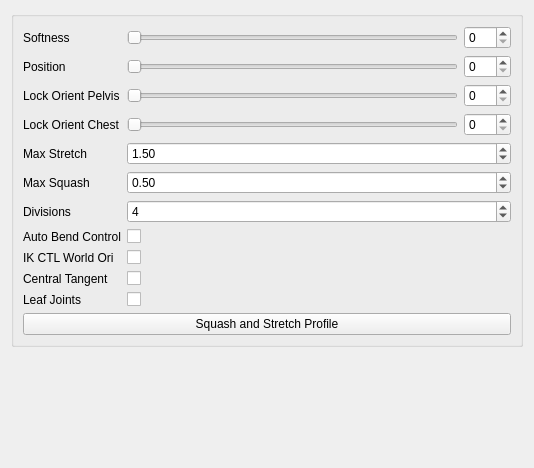
<?xml version="1.0" encoding="UTF-8"?>
<ui version="4.0">
 <class>Form</class>
 <widget class="QWidget" name="Form">
  <property name="geometry">
   <rect>
    <x>0</x>
    <y>0</y>
    <width>534</width>
    <height>468</height>
   </rect>
  </property>
  <property name="windowTitle">
   <string>Form</string>
  </property>
  <layout class="QGridLayout" name="gridLayout">
   <item row="0" column="0">
    <widget class="QGroupBox" name="groupBox">
     <property name="title">
      <string/>
     </property>
     <layout class="QFormLayout" name="formLayout">
      <item row="0" column="0">
       <widget class="QLabel" name="softness_label">
        <property name="text">
         <string>Softness</string>
        </property>
       </widget>
      </item>
      <item row="0" column="1">
       <layout class="QHBoxLayout" name="horizontalLayout_3">
        <item>
         <widget class="QSlider" name="softness_slider">
          <property name="minimumSize">
           <size>
            <width>0</width>
            <height>15</height>
           </size>
          </property>
          <property name="maximum">
           <number>100</number>
          </property>
          <property name="orientation">
           <enum>Qt::Horizontal</enum>
          </property>
         </widget>
        </item>
        <item>
         <widget class="QSpinBox" name="softness_spinBox">
          <property name="maximum">
           <number>100</number>
          </property>
         </widget>
        </item>
       </layout>
      </item>
      <item row="1" column="0">
       <widget class="QLabel" name="softness_label_2">
        <property name="text">
         <string>Position</string>
        </property>
       </widget>
      </item>
      <item row="1" column="1">
       <layout class="QHBoxLayout" name="horizontalLayout_4">
        <item>
         <widget class="QSlider" name="position_slider">
          <property name="minimumSize">
           <size>
            <width>0</width>
            <height>15</height>
           </size>
          </property>
          <property name="maximum">
           <number>100</number>
          </property>
          <property name="orientation">
           <enum>Qt::Horizontal</enum>
          </property>
         </widget>
        </item>
        <item>
         <widget class="QSpinBox" name="position_spinBox">
          <property name="maximum">
           <number>100</number>
          </property>
         </widget>
        </item>
       </layout>
      </item>
      <item row="2" column="0">
       <widget class="QLabel" name="softness_label_3">
        <property name="text">
         <string>Lock Orient Pelvis</string>
        </property>
       </widget>
      </item>
      <item row="2" column="1">
       <layout class="QHBoxLayout" name="horizontalLayout_5">
        <item>
         <widget class="QSlider" name="lockOri_pelvis_slider">
          <property name="minimumSize">
           <size>
            <width>0</width>
            <height>15</height>
           </size>
          </property>
          <property name="maximum">
           <number>100</number>
          </property>
          <property name="orientation">
           <enum>Qt::Horizontal</enum>
          </property>
         </widget>
        </item>
        <item>
         <widget class="QSpinBox" name="lockOri_pelvis_spinBox">
          <property name="maximum">
           <number>100</number>
          </property>
         </widget>
        </item>
       </layout>
      </item>
      <item row="3" column="0">
       <widget class="QLabel" name="softness_label_4">
        <property name="text">
         <string>Lock Orient Chest</string>
        </property>
       </widget>
      </item>
      <item row="3" column="1">
       <layout class="QHBoxLayout" name="horizontalLayout_6">
        <item>
         <widget class="QSlider" name="lockOri_chest_slider">
          <property name="minimumSize">
           <size>
            <width>0</width>
            <height>15</height>
           </size>
          </property>
          <property name="maximum">
           <number>100</number>
          </property>
          <property name="orientation">
           <enum>Qt::Horizontal</enum>
          </property>
         </widget>
        </item>
        <item>
         <widget class="QSpinBox" name="lockOri_chest_spinBox">
          <property name="maximum">
           <number>100</number>
          </property>
         </widget>
        </item>
       </layout>
      </item>
      <item row="4" column="0">
       <widget class="QLabel" name="maxStretch_label">
        <property name="sizePolicy">
         <sizepolicy hsizetype="MinimumExpanding" vsizetype="MinimumExpanding">
          <horstretch>0</horstretch>
          <verstretch>0</verstretch>
         </sizepolicy>
        </property>
        <property name="text">
         <string>Max Stretch</string>
        </property>
       </widget>
      </item>
      <item row="4" column="1">
       <widget class="QDoubleSpinBox" name="maxStretch_spinBox">
        <property name="sizePolicy">
         <sizepolicy hsizetype="MinimumExpanding" vsizetype="Fixed">
          <horstretch>0</horstretch>
          <verstretch>0</verstretch>
         </sizepolicy>
        </property>
        <property name="minimum">
         <double>1.000000000000000</double>
        </property>
        <property name="singleStep">
         <double>0.100000000000000</double>
        </property>
        <property name="value">
         <double>1.500000000000000</double>
        </property>
       </widget>
      </item>
      <item row="5" column="0">
       <widget class="QLabel" name="maxSquash_label">
        <property name="sizePolicy">
         <sizepolicy hsizetype="MinimumExpanding" vsizetype="MinimumExpanding">
          <horstretch>0</horstretch>
          <verstretch>0</verstretch>
         </sizepolicy>
        </property>
        <property name="text">
         <string>Max Squash</string>
        </property>
       </widget>
      </item>
      <item row="5" column="1">
       <widget class="QDoubleSpinBox" name="maxSquash_spinBox">
        <property name="sizePolicy">
         <sizepolicy hsizetype="MinimumExpanding" vsizetype="Fixed">
          <horstretch>0</horstretch>
          <verstretch>0</verstretch>
         </sizepolicy>
        </property>
        <property name="minimum">
         <double>0.100000000000000</double>
        </property>
        <property name="maximum">
         <double>1.000000000000000</double>
        </property>
        <property name="singleStep">
         <double>0.100000000000000</double>
        </property>
        <property name="value">
         <double>0.500000000000000</double>
        </property>
       </widget>
      </item>
      <item row="6" column="0">
       <widget class="QLabel" name="divisions_label">
        <property name="text">
         <string>Divisions</string>
        </property>
       </widget>
      </item>
      <item row="6" column="1">
       <widget class="QSpinBox" name="division_spinBox">
        <property name="sizePolicy">
         <sizepolicy hsizetype="Expanding" vsizetype="Fixed">
          <horstretch>0</horstretch>
          <verstretch>0</verstretch>
         </sizepolicy>
        </property>
        <property name="minimum">
         <number>2</number>
        </property>
        <property name="maximum">
         <number>99</number>
        </property>
        <property name="value">
         <number>4</number>
        </property>
       </widget>
      </item>
      <item row="7" column="0">
       <widget class="QLabel" name="autoBend_label">
        <property name="text">
         <string>Auto Bend Control</string>
        </property>
       </widget>
      </item>
      <item row="7" column="1">
       <widget class="QCheckBox" name="autoBend_checkBox">
        <property name="text">
         <string/>
        </property>
       </widget>
      </item>
      <item row="8" column="0">
       <widget class="QLabel" name="autoBend_label_2">
        <property name="text">
         <string>IK CTL World Ori</string>
        </property>
       </widget>
      </item>
      <item row="8" column="1">
       <widget class="QCheckBox" name="IKWorldOri_checkBox">
        <property name="toolTip">
         <string>&lt;html&gt;&lt;head/&gt;&lt;body&gt;&lt;p&gt;If checked the IK controls will be oriented to world space in XYZ&lt;/p&gt;&lt;/body&gt;&lt;/html&gt;</string>
        </property>
        <property name="text">
         <string/>
        </property>
       </widget>
      </item>
      <item row="9" column="0">
       <widget class="QLabel" name="centralTangent_label">
        <property name="text">
         <string>Central Tangent</string>
        </property>
       </widget>
      </item>
      <item row="9" column="1">
       <widget class="QCheckBox" name="centralTangent_checkBox">
        <property name="text">
         <string/>
        </property>
       </widget>
      </item>
      <item row="12" column="0" colspan="2">
       <widget class="QPushButton" name="squashStretchProfile_pushButton">
        <property name="text">
         <string>Squash and Stretch Profile</string>
        </property>
       </widget>
      </item>
      <item row="10" column="1">
       <widget class="QCheckBox" name="leafJoints_checkBox">
        <property name="text">
         <string/>
        </property>
       </widget>
      </item>
      <item row="10" column="0">
       <widget class="QLabel" name="leafJoints_label">
        <property name="text">
         <string>Leaf Joints</string>
        </property>
       </widget>
      </item>
     </layout>
    </widget>
   </item>
   <item row="1" column="0">
    <spacer name="verticalSpacer">
     <property name="orientation">
      <enum>Qt::Vertical</enum>
     </property>
     <property name="sizeHint" stdset="0">
      <size>
       <width>20</width>
       <height>40</height>
      </size>
     </property>
    </spacer>
   </item>
  </layout>
 </widget>
 <resources/>
 <connections>
  <connection>
   <sender>softness_slider</sender>
   <signal>sliderMoved(int)</signal>
   <receiver>softness_spinBox</receiver>
   <slot>setValue(int)</slot>
   <hints>
    <hint type="sourcelabel">
     <x>187</x>
     <y>30</y>
    </hint>
    <hint type="destinationlabel">
     <x>505</x>
     <y>52</y>
    </hint>
   </hints>
  </connection>
  <connection>
   <sender>softness_spinBox</sender>
   <signal>valueChanged(int)</signal>
   <receiver>softness_slider</receiver>
   <slot>setValue(int)</slot>
   <hints>
    <hint type="sourcelabel">
     <x>505</x>
     <y>48</y>
    </hint>
    <hint type="destinationlabel">
     <x>355</x>
     <y>49</y>
    </hint>
   </hints>
  </connection>
  <connection>
   <sender>position_slider</sender>
   <signal>valueChanged(int)</signal>
   <receiver>position_spinBox</receiver>
   <slot>setValue(int)</slot>
   <hints>
    <hint type="sourcelabel">
     <x>324</x>
     <y>86</y>
    </hint>
    <hint type="destinationlabel">
     <x>505</x>
     <y>88</y>
    </hint>
   </hints>
  </connection>
  <connection>
   <sender>position_spinBox</sender>
   <signal>valueChanged(int)</signal>
   <receiver>position_slider</receiver>
   <slot>setValue(int)</slot>
   <hints>
    <hint type="sourcelabel">
     <x>505</x>
     <y>88</y>
    </hint>
    <hint type="destinationlabel">
     <x>344</x>
     <y>86</y>
    </hint>
   </hints>
  </connection>
  <connection>
   <sender>lockOri_pelvis_spinBox</sender>
   <signal>valueChanged(int)</signal>
   <receiver>lockOri_pelvis_slider</receiver>
   <slot>setValue(int)</slot>
   <hints>
    <hint type="sourcelabel">
     <x>505</x>
     <y>124</y>
    </hint>
    <hint type="destinationlabel">
     <x>333</x>
     <y>122</y>
    </hint>
   </hints>
  </connection>
  <connection>
   <sender>lockOri_pelvis_slider</sender>
   <signal>valueChanged(int)</signal>
   <receiver>lockOri_pelvis_spinBox</receiver>
   <slot>setValue(int)</slot>
   <hints>
    <hint type="sourcelabel">
     <x>279</x>
     <y>122</y>
    </hint>
    <hint type="destinationlabel">
     <x>505</x>
     <y>124</y>
    </hint>
   </hints>
  </connection>
  <connection>
   <sender>softness_slider</sender>
   <signal>valueChanged(int)</signal>
   <receiver>softness_spinBox</receiver>
   <slot>setValue(int)</slot>
   <hints>
    <hint type="sourcelabel">
     <x>265</x>
     <y>50</y>
    </hint>
    <hint type="destinationlabel">
     <x>505</x>
     <y>51</y>
    </hint>
   </hints>
  </connection>
  <connection>
   <sender>lockOri_chest_slider</sender>
   <signal>valueChanged(int)</signal>
   <receiver>lockOri_chest_spinBox</receiver>
   <slot>setValue(int)</slot>
   <hints>
    <hint type="sourcelabel">
     <x>442</x>
     <y>145</y>
    </hint>
    <hint type="destinationlabel">
     <x>505</x>
     <y>151</y>
    </hint>
   </hints>
  </connection>
  <connection>
   <sender>lockOri_chest_spinBox</sender>
   <signal>valueChanged(int)</signal>
   <receiver>lockOri_chest_slider</receiver>
   <slot>setValue(int)</slot>
   <hints>
    <hint type="sourcelabel">
     <x>505</x>
     <y>140</y>
    </hint>
    <hint type="destinationlabel">
     <x>442</x>
     <y>140</y>
    </hint>
   </hints>
  </connection>
 </connections>
</ui>
